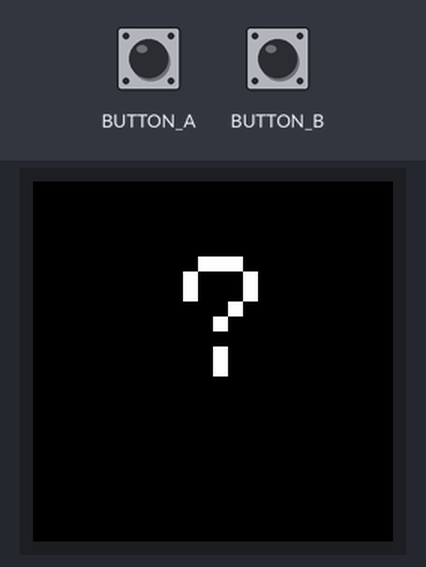
Bench run of a program on a simulated Circuit Playground running CircuitPython. On the bench: 240×240 colour display. The inputs (shaded band) are chosen by the test bench. Random numbers come from a fixed seed; what the program prints to the serial console is not drawn.

Above: at 5.0 s.
5.1 s: button A pressed for 0.15 s
At 5.9 s:
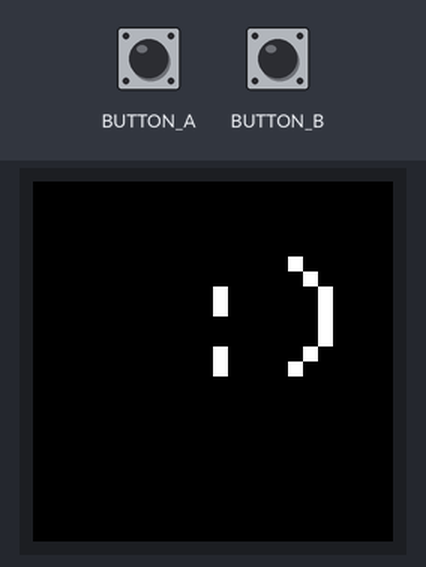
At 6.6 s:
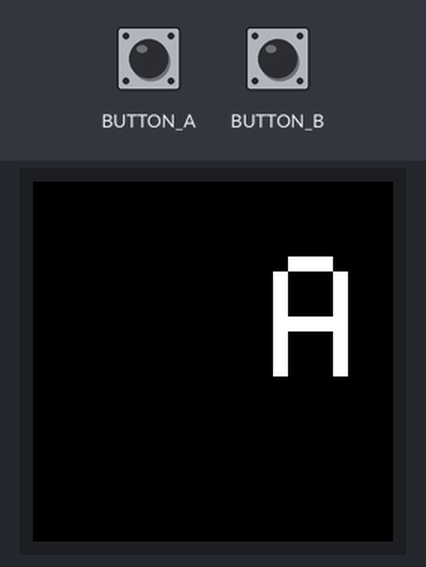
8.2 s: button B pressed for 0.15 s
At 8.7 s:
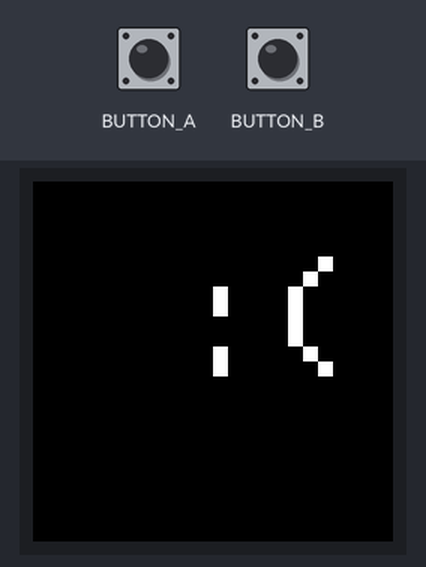
Timing chart, 0 to 11.2 s (numbered marks = the images above; inputs shaded):
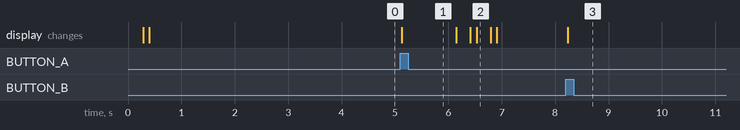

Measured:
- after the input at 5.1 s, the display: changes at once (image 1)
- after the input at 8.2 s, the display: changes at once (image 3)

The program:

LCD_message.py
```python
import displayio
import terminalio
from adafruit_display_text import label
from adafruit_gizmo import tft_gizmo
import time
from adafruit_circuitplayground import cp
import random

# Initialize the TFT Gizmo display
def create_display():
    # Initialize and return the TFT Gizmo display object
    display = tft_gizmo.TFT_Gizmo()
    return display

# Create the text display for A or B or other messages like ":)", ":(" or "?"
def show_text(display, message):
    # Create a group to hold display elements
    splash = displayio.Group()

    # Create a black background for the display
    color_bitmap = displayio.Bitmap(240, 240, 1)
    color_palette = displayio.Palette(1)
    color_palette[0] = 0x000000  # Black background

    # Create a TileGrid for the background and add it to the group
    bg_sprite = displayio.TileGrid(color_bitmap, pixel_shader=color_palette, x=0, y=0)
    splash.append(bg_sprite)

    # Position text based on whether it's 'A' or 'B' or another message
    if message == "A":
        x_pos = 160  # Display 'A' on the right side of the screen
    elif message == "B":
        x_pos = 40   # Display 'B' on the left side of the screen
    else:
        x_pos = 100  # Default position for "?", ":)", ":(", etc. (centered)

    # Create a text label to show the message (A or B) on the display
    text_group = displayio.Group(scale=10, x=x_pos, y=90)  # Text size and position
    text_area = label.Label(terminalio.FONT, text=message, color=0xFFFFFF)  # White text
    text_group.append(text_area)
    splash.append(text_group)

    # Show the group on the display and refresh the screen
    display.root_group = splash
    display.refresh()

# Wait for player input and return 'A' or 'B' based on button press
def get_player_input(display):
    # Display "?" in the middle of the screen while waiting for input
    show_text(display, "?")

    # Loop until the player presses a button
    while True:
        if cp.button_a:  # Check if button A is pressed
            print("Button A pressed")
            time.sleep(0.01)  # Short pause to debounce the button
            return "A"  # Return 'A' for button A press

        if cp.button_b:  # Check if button B is pressed
            print("Button B pressed")
            time.sleep(0.01)  # Short pause to debounce the button
            return "B"  # Return 'B' for button B press

        time.sleep(0.01)  # Small delay

# Show the sequence of A's and B's
def show_sequence(display, sequence):
    # Loop through each item in the sequence
    for item in sequence:
        show_text(display, item)  # Show the current item (A or B)
        time.sleep(0.25)  # Pause to display it
        show_text(display, "")  # Clear the display (show nothing)
        time.sleep(0.1)  # Pause between letters

# Main game logic
def main():
    display = create_display()  # Initialize the TFT display
    sequence = []  # Empty sequence to start the game
    max_length = 10  # Maximum sequence length

    # Start the game loop
    while len(sequence) < max_length:
        # Add a random 'A' or 'B' to the sequence
        sequence += [random.choice(["A", "B"])]

        # Show the updated sequence to the player
        show_sequence(display, sequence)

        # Print the current sequence to the console for debugging
        print("Sequence:", sequence)

        # Check the player's input for each item in the sequence
        for i in range(len(sequence)):
            player_input = get_player_input(display)  # Show "?" while waiting and get player's button press
            print("Player pressed:", player_input)

            # If player input does not match the sequence, display ":(" and end the game
            if player_input != sequence[i]:
                show_text(display, ":(")  # Show "Game Over" on display
                print("Game Over! Player made a mistake.")
                # Keep the ":(" displayed on the screen indefinitely
                while True:
                    pass
                return  # End the game (this line won't be reached)

        # If the player got the sequence correct, show a success message for a short time
        show_text(display, ":)")
        time.sleep(1)  # Pause for 1 second before the next round

    # If the player completes all 8 rounds, display ":)" and keep it on the screen
    show_text(display, ":)")
    print("Congratulations! You win!")
    # Keep the ":)" displayed on the screen indefinitely
    while True:
        pass

# Start the game by calling the main function
main()
```
